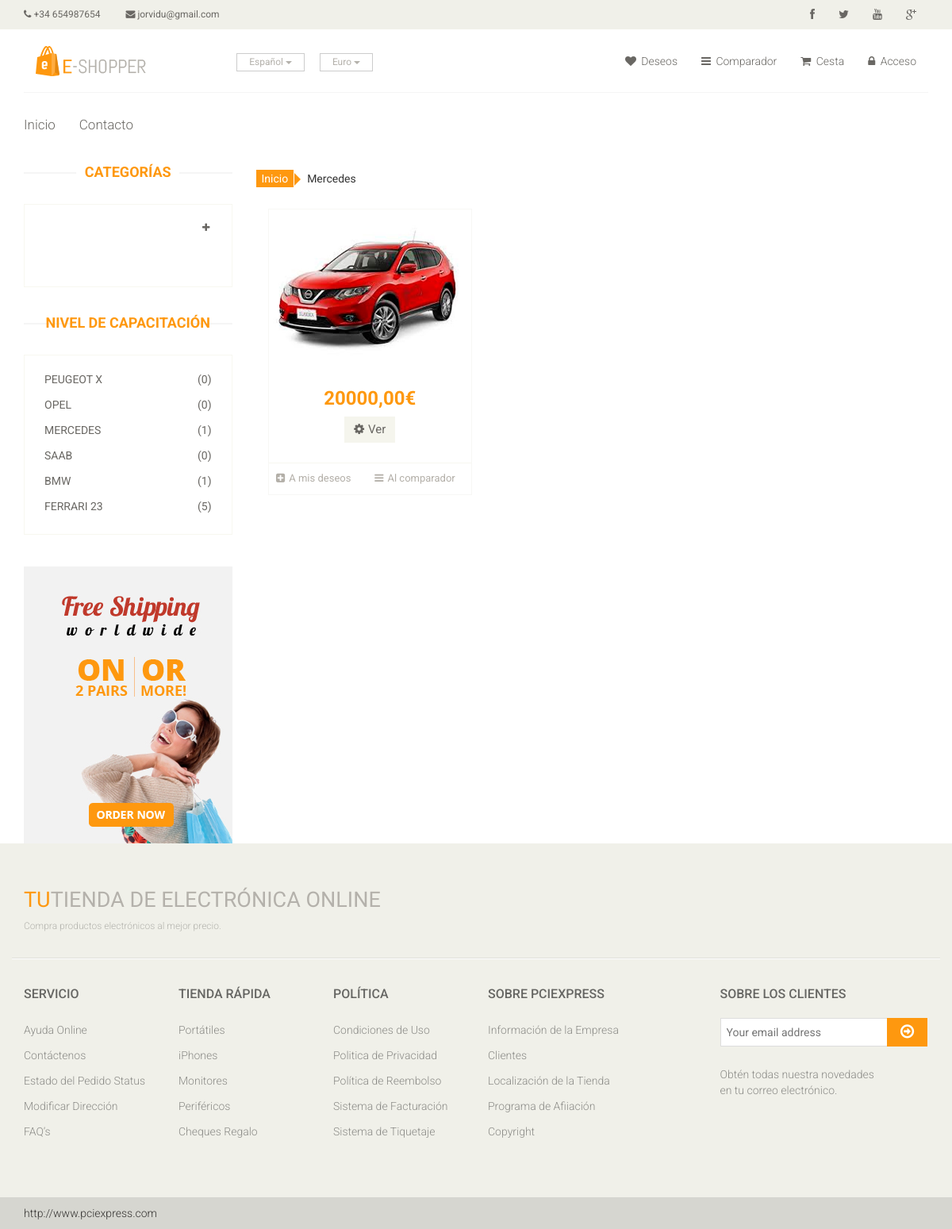
Screenshot of /categoria.php?marca=3 with the database file from the repository.
### tables this page shows
CREATE TABLE `tblidioma` (
  `idIdioma` int(11) NOT NULL AUTO_INCREMENT,
  `strIdioma` varchar(20) NOT NULL,
  PRIMARY KEY (`idIdioma`)
);

CREATE TABLE `tblmoneda` (
  `idMoneda` int(11) NOT NULL AUTO_INCREMENT,
  `strNombre` varchar(50) NOT NULL,
  `dblValor` double NOT NULL,
  `intPrincipal` int(11) NOT NULL,
  `strSimbolo` varchar(10) NOT NULL,
  `strCodificacion` varchar(10) NOT NULL,
  `strHTML` varchar(10) DEFAULT NULL,
  PRIMARY KEY (`idMoneda`)
);

CREATE TABLE IF NOT EXISTS `tblcategoria` (
  `idCategoria` int(11) NOT NULL AUTO_INCREMENT,
  `strNombre` varchar(50) NOT NULL,
  `intEstado` int(11) NOT NULL,
  `refPadre` int(11) NOT NULL,
  `intOrden` int(11) NOT NULL,
  PRIMARY KEY (`idCategoria`)
);

CREATE TABLE IF NOT EXISTS `tblmarca` (
  `idMarca` int(11) NOT NULL AUTO_INCREMENT,
  `strMarca` varchar(50) NOT NULL,
  `intOrden` int(11) NOT NULL,
  `intEstado` int(11) NOT NULL,
  PRIMARY KEY (`idMarca`)
);

CREATE TABLE IF NOT EXISTS `tblproducto` (
  `idProducto` int(11) NOT NULL AUTO_INCREMENT,
  `strNombre` varchar(50) NOT NULL,
  `refCategoria1` int(11) NOT NULL,
  `strImagen1` varchar(50) DEFAULT NULL,
  `strDescripcion` text NOT NULL,
  `dblPrecio` double(8,2) NOT NULL,
  `dblPrecioAnterior` int(11) NOT NULL DEFAULT '0',
  `intEstado` int(11) NOT NULL,
  `refMarca` int(11) NOT NULL,
  `refCategoria2` int(11) NOT NULL,
  `refCategoria3` int(11) NOT NULL,
  `refCategoria4` int(11) NOT NULL,
  `refCategoria5` int(11) NOT NULL,
  `strImagen2` varchar(50) DEFAULT NULL,
  `strImagen3` varchar(50) DEFAULT NULL,
  `strImagen4` varchar(50) DEFAULT NULL,
  `strImagen5` varchar(50) DEFAULT NULL,
  `intPrincipal` int(11) NOT NULL DEFAULT '0',
  `intStock` int(11) NOT NULL DEFAULT '10',
  `refImpuesto` int(11) NOT NULL,
  `dblPeso` int(11) NOT NULL,
  PRIMARY KEY (`idProducto`)
);

### includes/funciones.php (the view, shortened to what this page needs)
<?php
switch (_idiomaactual) {
    case 1:
		if (is_file("includes/languages/1.php"))  include("includes/languages/1.php");
		break;
}
if (!function_exists("GetSQLValueString")) {
function GetSQLValueString($theValue, $theType, $theDefinedValue = "", $theNotDefinedValue = "")
{
  global $con;
  $theValue = function_exists("mysqli_real_escape_string") ? mysqli_real_escape_string($con, $theValue) : mysqli_escape_string($con,$theValue);
  switch ($theType) {
    case "text":
      $theValue = ($theValue != "") ? "'" . $theValue . "'" : "NULL";
      break;
    case "long":
    case "int":
      $theValue = ($theValue != "") ? intval($theValue) : "NULL";
      break;
  }
  return $theValue;
}
}
			?>
			<?php
function TieneSubcategorias($padre)
{
	global $con;
	$query_ConsultaFuncion = sprintf("SELECT * FROM tblcategoria WHERE refPadre = %s AND intEstado=1",
		 GetSQLValueString($padre, "text"));
	$ConsultaFuncion = mysqli_query($con,  $query_ConsultaFuncion) or die(mysqli_error($con));
	$totalRows_ConsultaFuncion = mysqli_num_rows($ConsultaFuncion);
	if ($totalRows_ConsultaFuncion>0)
		return true;
	else
		return false;
}
			?>
	<?php
function MostrarMarca($idmarca)
{
	global $con;
	$query_ConsultaFuncion = sprintf("SELECT * FROM tblmarca WHERE idMarca = %s",
		 GetSQLValueString($idmarca, "text"));
	$ConsultaFuncion = mysqli_query($con,  $query_ConsultaFuncion) or die(mysqli_error($con));
	$row_ConsultaFuncion = mysqli_fetch_assoc($ConsultaFuncion);
	$totalRows_ConsultaFuncion = mysqli_num_rows($ConsultaFuncion);
	if ($totalRows_ConsultaFuncion>0)
		return $row_ConsultaFuncion["strMarca"];
	else
		return "No usado";
}
			?>
			<?php
function MostrarProducto($id, $tipomuestra=0)
{
	global $con;
	$query_ConsultaFuncion = sprintf("SELECT * FROM tblproducto WHERE idProducto = %s ",
		 GetSQLValueString($id, "int"));
	$ConsultaFuncion = mysqli_query($con,  $query_ConsultaFuncion) or die(mysqli_error($con));
	$row_ConsultaFuncion = mysqli_fetch_assoc($ConsultaFuncion);
	$linkProducto=GenerarRutaCategoria($row_ConsultaFuncion["refCategoria1"]).$row_ConsultaFuncion["strSEO_"._idiomaactual].".html";
	?>
	<div class="product-image-wrapper">
	<div class="single-products">
			<div class="productinfo text-center">
			<?php if ($row_ConsultaFuncion["strImagen1"]!=""){?>
			<a href="<?php echo $linkProducto;?>">
	<img src="images/productos/<?php echo $row_ConsultaFuncion["strImagen1"];?>" alt="" id="imagenproducto<?php echo $row_ConsultaFuncion["idProducto"];?>"></a>
	<?php }
	else
	{?>
		<a href="<?php echo $linkProducto;?>"><img src="images/productos/nodisponible.jpg" alt="" id="imagenproducto<?php echo $row_ConsultaFuncion["idProducto"];?>"></a>
	<?php }?>
				<h2><?php echo CalcularPrecioProducto($row_ConsultaFuncion["idProducto"]); ?></h2>
				<a href="<?php echo $linkProducto;?>" class="btn btn-default add-to-cart"><i class="fa fa-cog"></i><?php echo _T65;?></a>
			</div>
	</div>
	<div class="choose">
		<ul class="nav nav-pills nav-justified" id="deseolista<?php echo $row_ConsultaFuncion["idProducto"];?>">
		<?php if (isset($_SESSION['tienda2017Front_UserId'])){
			if (!EsYaUnDeseo($row_ConsultaFuncion["idProducto"])){?>
			<li id="deseoli<?php echo $row_ConsultaFuncion["idProducto"];?>"><a href="javascript:void(0);" class="Adeseos" id="deseo<?php echo $row_ConsultaFuncion["idProducto"];?>"><i class="fa fa-plus-square"></i><?php echo _T66;?></a></li>
			<?php
			}
			else
			{
				?>
				<li><a href="usuario-lista-deseos.php" style="color:#FF0004"><i class="fa fa-heart"></i><?php echo _T67;?></a></li>
				<?php
				}
			 }
			else
			{?>
				<li id="deseoli<?php echo $row_ConsultaFuncion["idProducto"];?>"><a title="Debes registrarte para poder guardar tus deseos" href="javascript:void(0);" id="deseo<?php echo $row_ConsultaFuncion["idProducto"];?>"><i class="fa fa-plus-square"></i><?php echo _T66;?></a></li>
				<?php
			}?>
			<?php
	if (isset($_SESSION['tienda2017Front_UserId'])){
			if (!EsYaUnComparar($row_ConsultaFuncion["idProducto"])){?>
			<li id="compararli<?php echo $row_ConsultaFuncion["idProducto"];?>"><a href="javascript:void(0);" class="AComparar" id="comparar<?php echo $row_ConsultaFuncion["idProducto"];?>"><i class="fa fa-plus-square"></i><?php echo _T68;?></a></li>
			<?php
			}
			else
			{
				?>
				<li><a href="usuario-lista-comparar.php" style="color:#1A53A1"><i class="fa fa-bars "></i><?php echo _T69;?></a></li>
				<?php
				}
			 }
			else
			{?>
				<li id="compararli<?php echo $row_ConsultaFuncion["idProducto"];?>"><a title="Debes registrarte para poder usar el comparador" href="javascript:void(0);" id="comparar<?php echo $row_ConsultaFuncion["idProducto"];?>"><i class="fa fa-bars"></i><?php echo _T68;?></a></li>
				<?php
			}?>
		</ul>
	</div>
</div>
	<?php
}
	?>
			<?php
function CochesporMarca($marca)
{
	global $con;
	$query_ConsultaFuncion = sprintf("SELECT COUNT(idProducto) AS Total FROM tblproducto WHERE refMarca = %s ",
	   GetSQLValueString($marca, "int"));
	$ConsultaFuncion = mysqli_query($con,  $query_ConsultaFuncion) or die(mysqli_error($con));
	$row_ConsultaFuncion = mysqli_fetch_assoc($ConsultaFuncion);
	return $row_ConsultaFuncion["Total"];
}
function CalcularPrecioProducto($producto, $opcion=0)
{
	global $con;
	$query_ConsultaFuncion = sprintf("SELECT dblPrecio, refImpuesto FROM tblproducto WHERE idProducto = %s ",
	   GetSQLValueString($producto, "int"));
	$ConsultaFuncion = mysqli_query($con,  $query_ConsultaFuncion) or die(mysqli_error($con));
	$row_ConsultaFuncion = mysqli_fetch_assoc($ConsultaFuncion);
	$impuesto=0;
	if ($opcion==0)
	{
		return number_format((($row_ConsultaFuncion["dblPrecio"]*$_SESSION["monedavalor"])+$impuesto)-(($row_ConsultaFuncion["dblPrecio"]*$_SESSION["monedavalor"])+$impuesto)*(_dblDescuento/100), 2, ",", "").$_SESSION["monedasimbolo"];
	}
}
			?>
			<?php
function BloqueMonedas()
{
	global $con;
	$query_ConsultaFuncion = sprintf("SELECT * FROM tblmoneda WHERE idMoneda=%s ", $_SESSION["monedaactiva"]);
	$ConsultaFuncion = mysqli_query($con,  $query_ConsultaFuncion) or die(mysqli_error($con));
	$row_ConsultaFuncion = mysqli_fetch_assoc($ConsultaFuncion);
	?>
	<div class="btn-group">
	<button type="button" class="btn btn-default dropdown-toggle usa" data-toggle="dropdown">
	<?php echo $row_ConsultaFuncion["strNombre"];?>
	<span class="caret"></span>
</button>
	</div>
	<?php
}
function GenerarRutaCategoria($categoria)
{
	global $con;
	$nivel2="";
	$nivel3="";
	$query_ConsultaFuncion = sprintf("SELECT * FROM tblcategoria WHERE idCategoria = %s",
		 GetSQLValueString($categoria, "int"));
	$ConsultaFuncion = mysqli_query($con,  $query_ConsultaFuncion) or die(mysqli_error($con));
	$row_ConsultaFuncion = mysqli_fetch_assoc($ConsultaFuncion);
	if ($row_ConsultaFuncion["refPadre"]!="0")
	{
		$query_ConsultaFuncion2 = sprintf("SELECT * FROM tblcategoria WHERE idCategoria = %s",
		 GetSQLValueString($row_ConsultaFuncion["refPadre"], "int"));
		$ConsultaFuncion2 = mysqli_query($con,  $query_ConsultaFuncion2) or die(mysqli_error($con));
		$row_ConsultaFuncion2 = mysqli_fetch_assoc($ConsultaFuncion2);
		$totalRows_ConsultaFuncion2 = mysqli_num_rows($ConsultaFuncion2);
		if ($row_ConsultaFuncion2["refPadre"]!="0")
		{
			$nivel2=$row_ConsultaFuncion2["strSEO_"._idiomaactual];
			$nivel3=$row_ConsultaFuncion["strSEO_"._idiomaactual];
			$query_ConsultaFuncion3 = sprintf("SELECT * FROM tblcategoria WHERE idCategoria = %s",
		 GetSQLValueString($row_ConsultaFuncion2["refPadre"], "int"));
		$ConsultaFuncion3 = mysqli_query($con,  $query_ConsultaFuncion3) or die(mysqli_error($con));
		$row_ConsultaFuncion3 = mysqli_fetch_assoc($ConsultaFuncion3);
		$totalRows_ConsultaFuncion3 = mysqli_num_rows($ConsultaFuncion3);
			$nivel1=$row_ConsultaFuncion3["strSEO_"._idiomaactual];
		}
		else
		{
			$nivel1=$row_ConsultaFuncion2["strSEO_"._idiomaactual];
			$nivel2=$row_ConsultaFuncion["strSEO_"._idiomaactual];
		}
	}
	else
	{
		$nivel1=$row_ConsultaFuncion["strSEO_"._idiomaactual];
	}
	$rutacompleta="";
	return $rutacompleta;
}
		?>
					  <?php
function BloqueIdiomas()
{
	global $con;
		$query_ConsultaFuncion = sprintf("SELECT * FROM tblidioma WHERE idIdioma =  "._idiomaactual);
		$ConsultaFuncion = mysqli_query($con,  $query_ConsultaFuncion) or die(mysqli_error($con));
		$row_ConsultaFuncion = mysqli_fetch_assoc($ConsultaFuncion);
	?>
	<div class="btn-group">
	<button type="button" class="btn btn-default dropdown-toggle usa" data-toggle="dropdown">
	<?php echo $row_ConsultaFuncion["strIdioma"];?>
	<span class="caret"></span>
</button>
	</div>
	<?php
}
	?>

### categoria.php (shortened to what this page needs)
<?php require_once('Connections/conexion.php'); ?>
<?php
$resultadosporclick=6;
if (isset($_GET["marca"]) && !empty($_GET["marca"])){
$query_DatosConsulta = sprintf("SELECT idProducto FROM tblproducto WHERE intEstado=1 AND refMarca=%s ORDER BY idProducto ASC LIMIT 0,".$resultadosporclick, GetSQLValueString($_GET["marca"], "int"));
$DatosConsulta = mysqli_query($con,  $query_DatosConsulta) or die(mysqli_error($con));
$row_DatosConsulta = mysqli_fetch_assoc($DatosConsulta);
$totalRows_DatosConsulta = mysqli_num_rows($DatosConsulta);
}
?>
<!DOCTYPE html>
<html lang="es">
<head>
    <?php include("includes/cabecera.php"); ?>
</head>
<body>
<?php include("includes/header.php"); ?>
<section>
  <div class="container">
    <div class="row">
      <div class="col-sm-3">
        <?php include("includes/menuizquierda.php"); ?>
      </div>
      <div class="col-sm-9 padding-right">
      <?php
		  if (isset($_GET["marca"]) && !empty($_GET["marca"])){
			  ?>
			  <div class="breadcrumbs">
				<ol class="breadcrumb">
				  <li><a href="index.php"><?php echo _T1;?></a></li>
				  <?php echo '<li >'.MostrarMarca($_GET["marca"]).'</li>';
					?>
				</ol>
			</div>
			<?php }?>
        <div class="features_items">
 <?php
		if ($totalRows_DatosConsulta > 0) {
			 do {
              		?>
              		<div class="col-sm-4">
							<?php
						MostrarProducto($row_DatosConsulta["idProducto"]);
						?>
						</div>
              		<?php
			  		 } while ($row_DatosConsulta = mysqli_fetch_assoc($DatosConsulta));
			?>
    <?php
		 }
		else
		 {  ?>
               <?php echo _T19;?>
                <?php } ?>
					</div>
      </div>
    </div>
  </div>
</section>
</body>
</html>

### includes/menuizquierda.php (shortened to what this page needs)
<?php
$query_DatosConsultaCategorias = sprintf("SELECT * FROM tblcategoria WHERE refPadre=0 AND intEstado=1 ORDER BY intOrden ASC");
$DatosConsultaCategorias = mysqli_query($con,  $query_DatosConsultaCategorias) or die(mysqli_error($con));
$row_DatosConsultaCategorias = mysqli_fetch_assoc($DatosConsultaCategorias);
?>
<div class="left-sidebar">
	<h2><?php echo _T8;?></h2>
	<div class="panel-group category-products" id="accordian">
	<?php
		$solapa="apertura";
		$contador=1;
			do {
				$solapaapertura=$solapa.$contador;
		?>
		<div class="panel panel-default">
		<?php if (TieneSubcategorias($row_DatosConsultaCategorias["idCategoria"]))
		{?>
			<div class="panel-heading">
				<h4 class="panel-title">
					<a data-toggle="collapse" data-parent="#accordian" href="#<?php echo $solapaapertura;?>">
						<span class="badge pull-right"><i class="fa fa-plus"></i></span>
					</a>
				</h4>
			</div>
		<?php }
		else
		{?>
		<div class="panel-heading">
			</div>
		<?php }?></div>
<?php
			$contador=$contador+1;
			} while ($row_DatosConsultaCategorias = mysqli_fetch_assoc($DatosConsultaCategorias)); ?>
						</div>
						<?php
$query_DatosConsultaMarcas = sprintf("SELECT * FROM tblmarca WHERE intEstado=1 ORDER BY intOrden ASC");
$DatosConsultaMarcas = mysqli_query($con,  $query_DatosConsultaMarcas) or die(mysqli_error($con));
$row_DatosConsultaMarcas = mysqli_fetch_assoc($DatosConsultaMarcas);
?>
<?php if (_marcas==1){?>
						<div class="brands_products">
							<h2><?php echo _T9;?></h2>
							<div class="brands-name">
								<ul class="nav nav-pills nav-stacked">
								<?php
			do {
				?>
									<li><a href="categoria.php?marca=<?php echo $row_DatosConsultaMarcas["idMarca"];?>"> <span class="pull-right">(<?php echo CochesporMarca($row_DatosConsultaMarcas["idMarca"]);?>)</span><?php echo $row_DatosConsultaMarcas["strMarca"];?></a></li>
		<?php
			} while ($row_DatosConsultaMarcas = mysqli_fetch_assoc($DatosConsultaMarcas)); ?>
								</ul>
							</div>
						</div>
						<?php }?>
						<div class="shipping text-center">
							<img src="images/home/shipping.jpg" alt="" />
						</div>
					</div>

### rows the page displays
tblidioma: strIdioma "Español"
tblmoneda: strNombre "Euro"
tblmarca: idMarca "0", strMarca "PEUGEOT X"
tblmarca: idMarca "0", strMarca "OPEL"
tblmarca: idMarca "1", strMarca "MERCEDES", strMarca "Mercedes"
tblmarca: idMarca "0", strMarca "SAAB"
tblmarca: idMarca "1", strMarca "BMW"
tblmarca: idMarca "5", strMarca "FERRARI 23"
tblproducto: strImagen1 (picture), CalcularPrecioProducto($row_ConsultaFuncion["idProducto"]) "20000,00€"

### other values shown
_telefono "+34 654987654"
_email "jorvidu@gmail.com"
_T3 "Deseos"
_T4 "Comparador"
_T5 "Cesta"
_T6 "Acceso"
_T1 "Inicio"
_T2 "Contacto"
_T8 "CATEGORÍAS"
_T9 "NIVEL DE CAPACITACIÓN"
